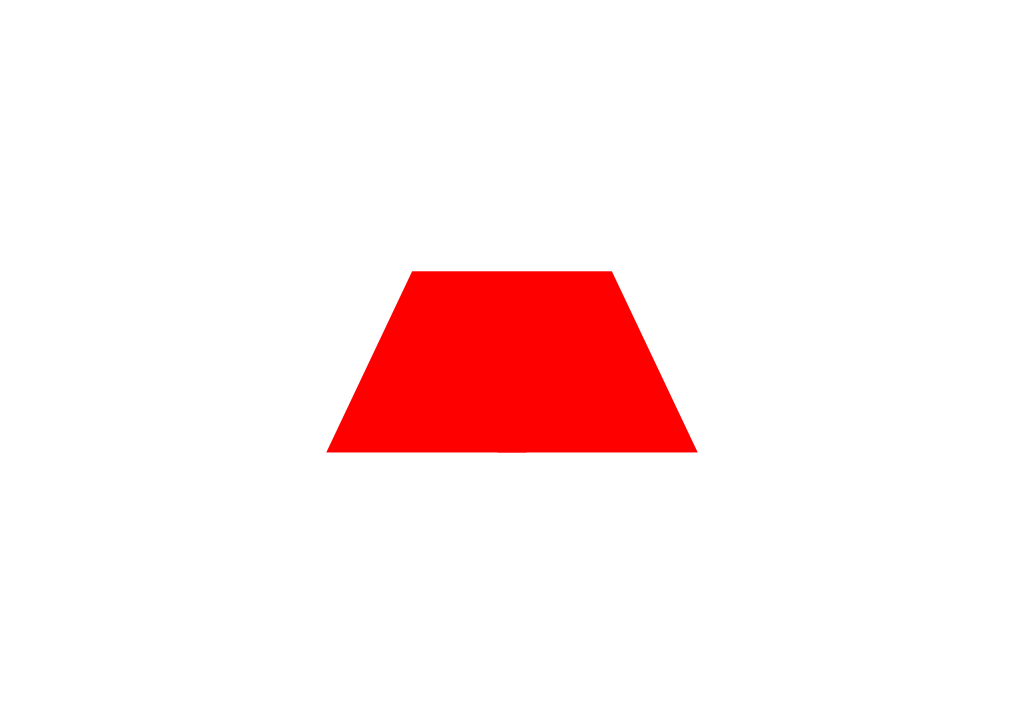
#> input picture Task 1/Task 1a/test images/trapezium.png, 1024 x 724 px
$ python color.py   (Python 2 division)   (older library calls are emulated)
#> lines starting #> are read from the running program, lines starting #| are printed output that depends on the picture; after the words box and inside, x2 and y2 are one past the last pixel; in counts of white or black regions, pixels touching at a corner belong together
import cv2
import numpy as np

img = cv2.imread('test images/trapezium.png')
#> img is the input picture: shape (724, 1024, 3); mean B, G, R 237.2, 237.2, 255

gray = cv2.cvtColor(img, cv2.COLOR_BGR2GRAY)
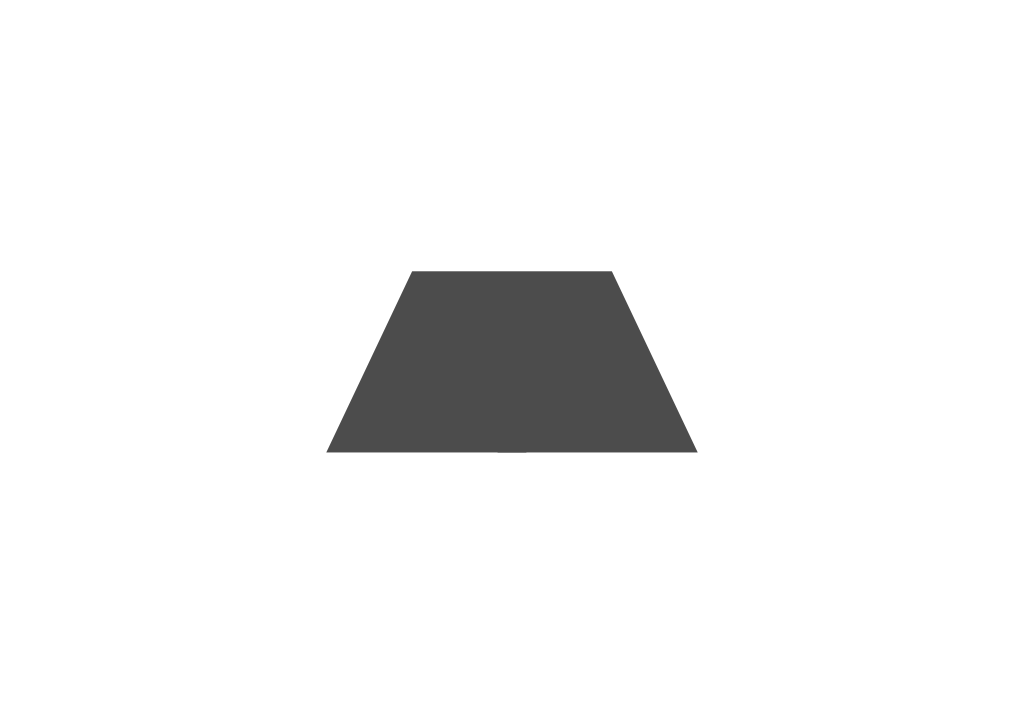
#> gray: shape (724, 1024); min 76, max 255, mean 242.5

ret,thresh = cv2.threshold(gray,127,255,1)
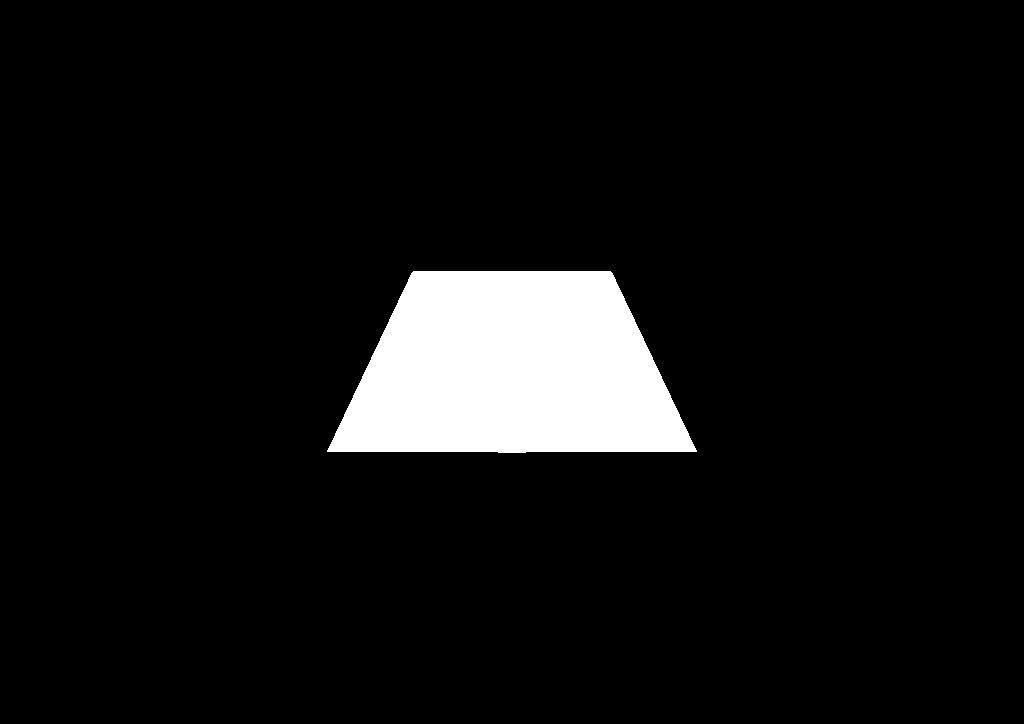
#> thresh: shape (724, 1024); 7% white; 1 white region

_,contours,h = cv2.findContours(thresh,1,2)
#> contours = 1 contour; box (x1, y1, x2, y2) and area: (327, 271, 697, 453) 51117; h = [[-1, -1, -1, -1]]

for cnt in contours:
    M = cv2.moments(cnt)
    cx = int(M['m10']/M['m00'])
    cy = int(M['m01']/M['m00'])

    print cx,",",cy
#> this loop made 1 pass
#> (cx, cy) on pass 1: (511, 370)
#| 511 , 370

colour = img[cy, cx]
#> colour = [0, 0, 255]
print colour
#| [  0   0 255]


if(colour[0]==0 and colour[1]==0 and colour[2]==255):
    print 'red'
else:
    print 'none'

cv2.imshow('img',img)
cv2.waitKey(0)
cv2.destroyAllWindows()

$ run again, with Task 1/Task 1a/test images/shapes1.png copied over Task 1/Task 1a/test images/trapezium.png
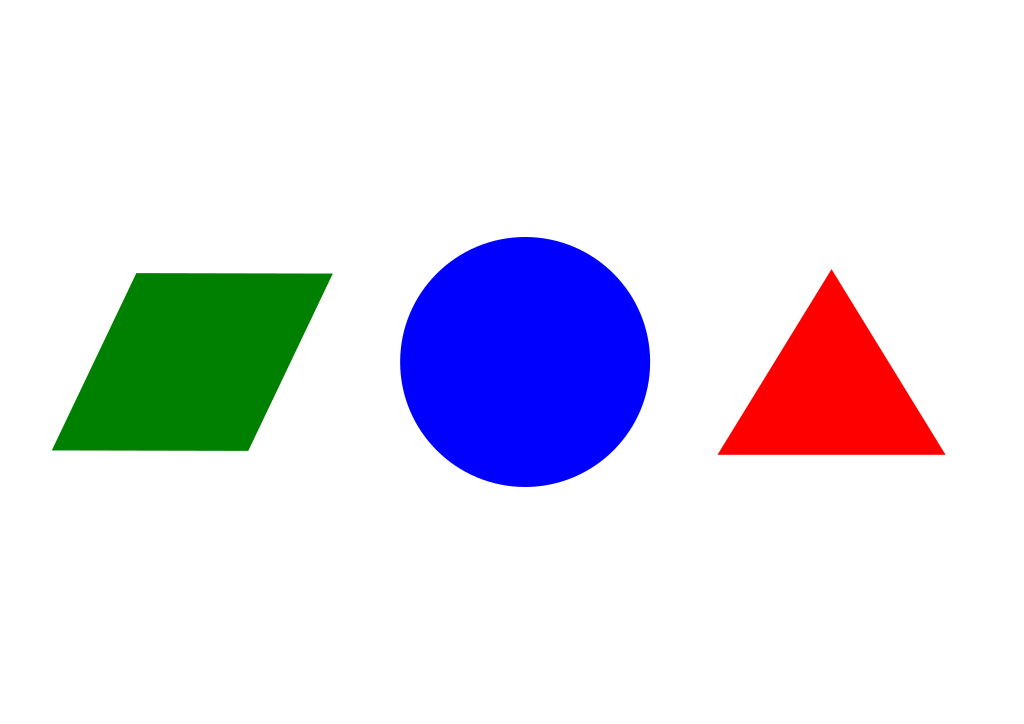
#> input picture Task 1/Task 1a/test images/shapes1.png, 1024 x 724 px
#> img is the input picture: shape (724, 1024, 3); mean B, G, R 235.7, 224.9, 226.1
#> `gray = cv2.cvtColor(img, cv2.COLOR_BGR2GRAY)`:
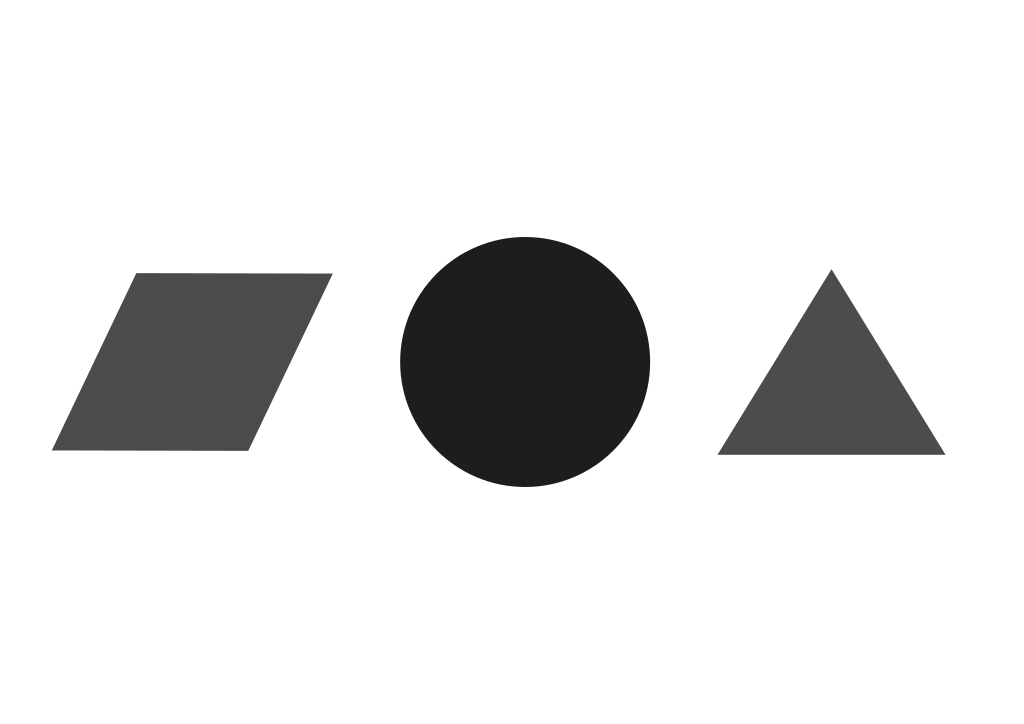
#> gray: shape (724, 1024); min 29, max 255, mean 226.5
#> `ret,thresh = cv2.threshold(gray,127,255,1)`:
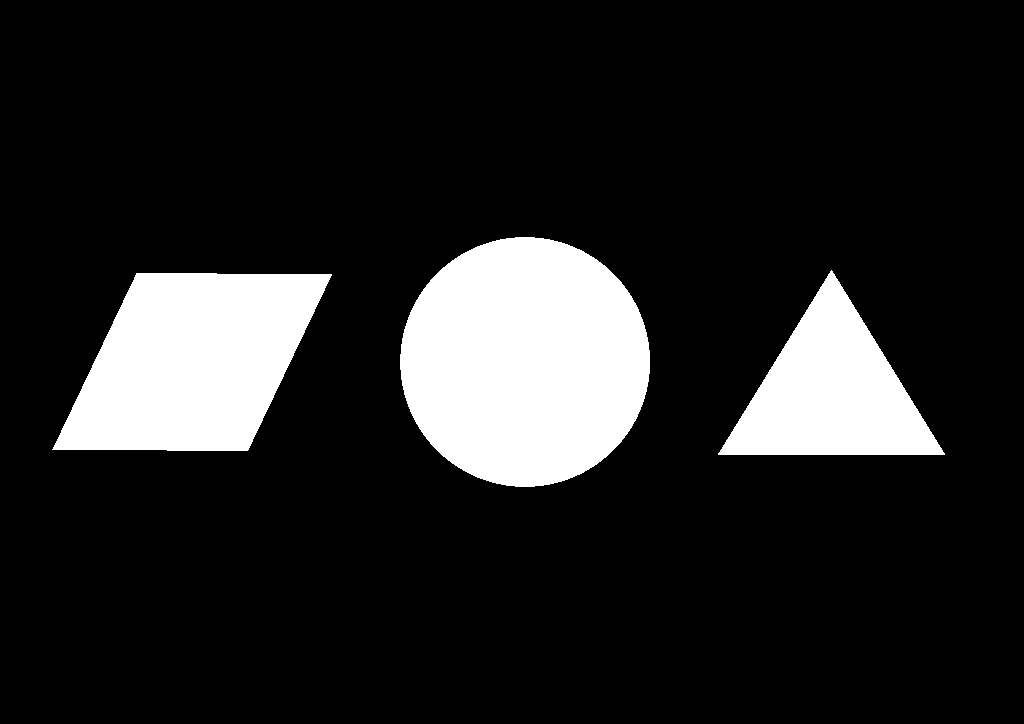
#> thresh: shape (724, 1024); 14.1% white; 3 white regions
#> contours = 3 contours; box (x1, y1, x2, y2) and area: (400, 237, 650, 487) 48694, (52, 273, 332, 451) 34335, (718, 270, 945, 455) 20842; h = [[1, -1, -1, -1], [2, 0, -1, -1], [-1, 1, -1, -1]]
#> the loop `for cnt in contours:` made 3 passes
#> (cx, cy) on passes 1 to 3: (191, 361), (831, 392), (524, 361)
#> (printed output is left out)
#> colour = [255, 0, 0]
#| [255   0   0]

$ run again, with Task 1/Task 1a/test images/test1.png copied over Task 1/Task 1a/test images/trapezium.png
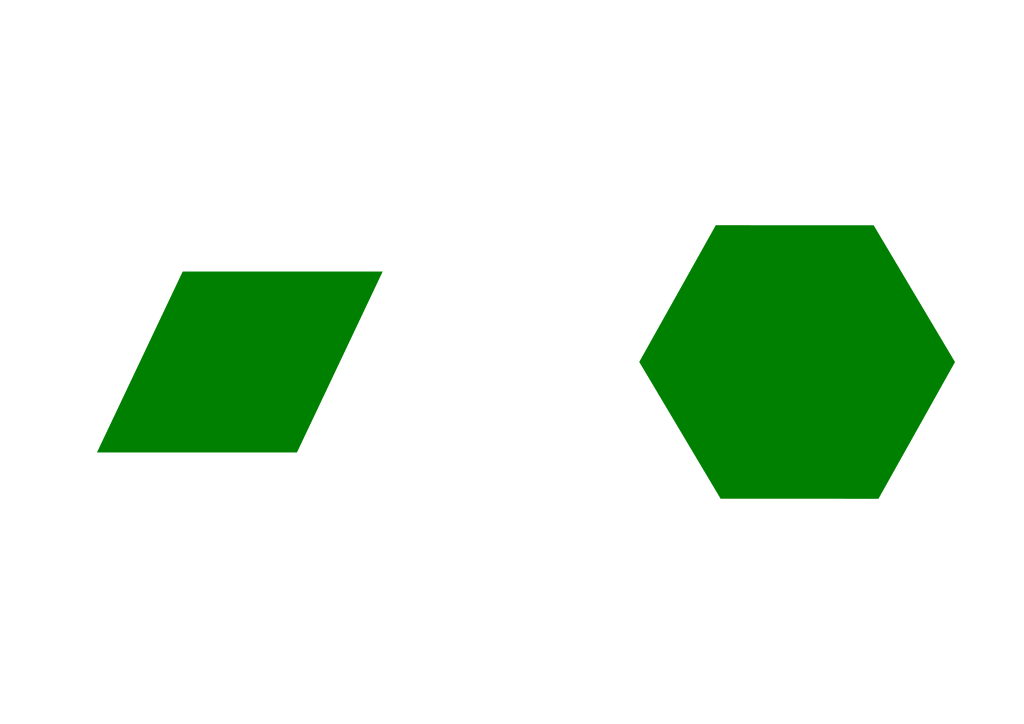
#> input picture Task 1/Task 1a/test images/test1.png, 1024 x 724 px
#> img is the input picture: shape (724, 1024, 3); mean B, G, R 220.3, 237.7, 220.3
#> `gray = cv2.cvtColor(img, cv2.COLOR_BGR2GRAY)`:
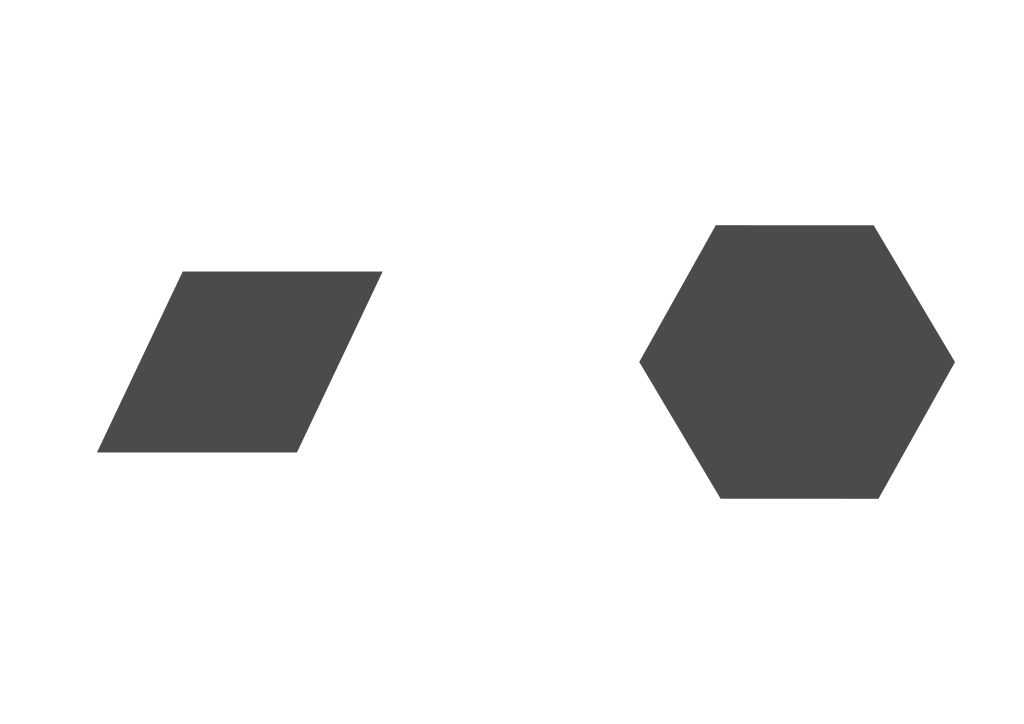
#> gray: shape (724, 1024); min 75, max 255, mean 230.5
#> `ret,thresh = cv2.threshold(gray,127,255,1)`:
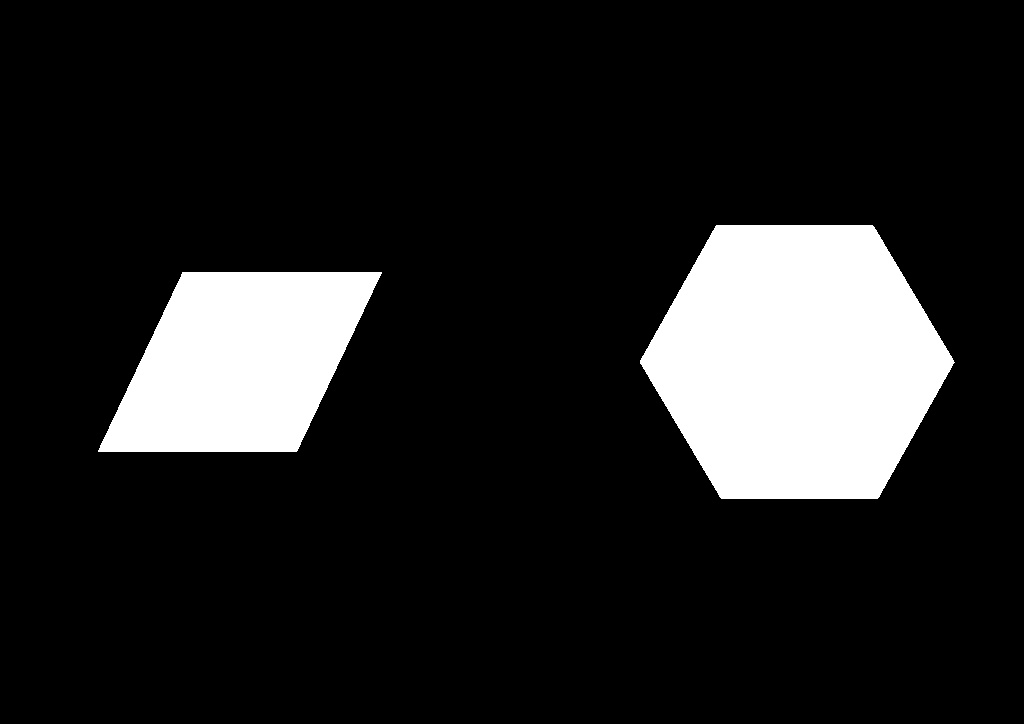
#> thresh: shape (724, 1024); 13.6% white; 2 white regions
#> contours = 2 contours; box (x1, y1, x2, y2) and area: (640, 225, 955, 499) 64306, (98, 272, 382, 452) 35546; h = [[1, -1, -1, -1], [-1, 0, -1, -1]]
#> the loop `for cnt in contours:` made 2 passes
#> (cx, cy) on passes 1 to 2: (239, 361), (796, 361)
#> (printed output is left out)
#> colour = [0, 128, 0]
#| [  0 128   0]
